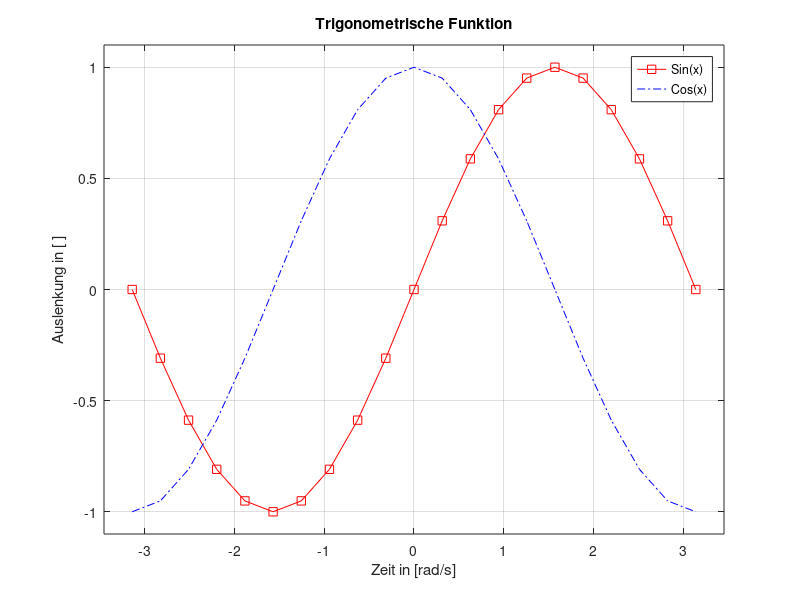
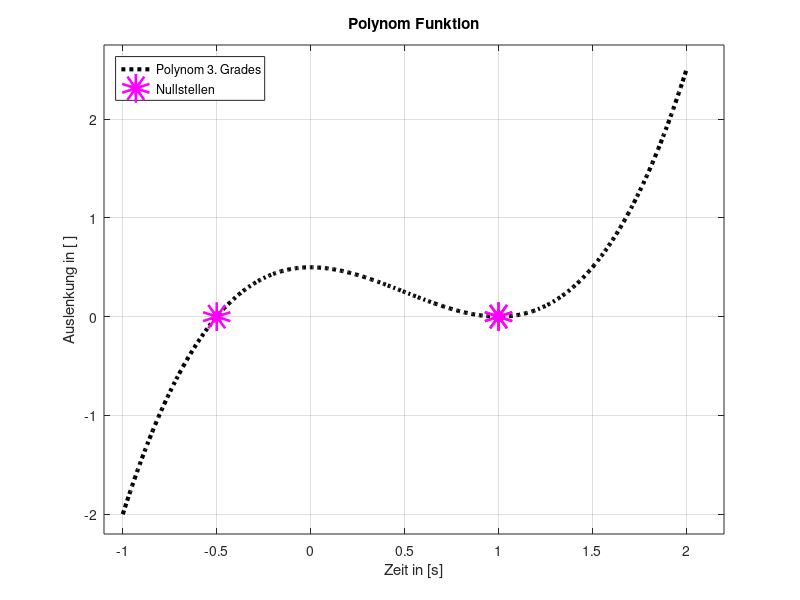

Reproduce these figures in MATLAB, in order.
%******************************************************************
%               Institut fuer Dynamik und Schwingungen               
%           Modellierung und Simulation in der Fahrzeugtechnik                     
%******************************************************************
% Programmbeschreibung:
% 
%
% Autor(in): Lukas Steinhaus
% Matrikel-Nummer: 4874692
% Erstellt am: [04.11.2021]
%
clear all;                   % loescht die alten Variablen im Workspace
close all;                  % schließt alle offenen Figures
clc;                           % Command-Window zurücksetzen
%
% Programmanfang

%% Aufgabe 3a
x=linspace(-pi,pi,21);
y1=sin(x);
figure
plot(x,y1,'sr-');
title('Trigonometrische Funktion')
xlabel('Zeit in [rad/s]')
ylabel('Auslenkung in [ ]')
legend('Sin(x)','Location','best')
xlim([min(x)*1.1 max(x)*1.1])
ylim([min(y1)*1.1 max(y1)*1.1])
grid on

%% Aufgabe 3b
y2=cos(x);
hold on
plot(x,y2,'b-.')
legend('Sin(x)','Cos(x)','Location','best')
hold off

%% Aufgabe 3c
x2=-1:0.01:2;
%Polynom 
p=[1 -1.5 0 0.5];
%Auswerten von Polynomwerten
y3=polyval(p,x2);
%Nullstellenbestimmen
null=roots(p)

figure(2)
plot(x2,y3,'k:','LineWidth',3);
hold on 
plot(null,[0 0 0],'mo','LineWidth',15);
title('Polynom Funktion')
xlabel('Zeit in [s]')
ylabel('Auslenkung in [ ]')
legend('Polynom 3. Grades','Nullstellen','Location','northwest')
xlim([min(x2)*1.1 max(x2)*1.1])
ylim([min(y3)*1.1 max(y3)*1.1])
grid on

